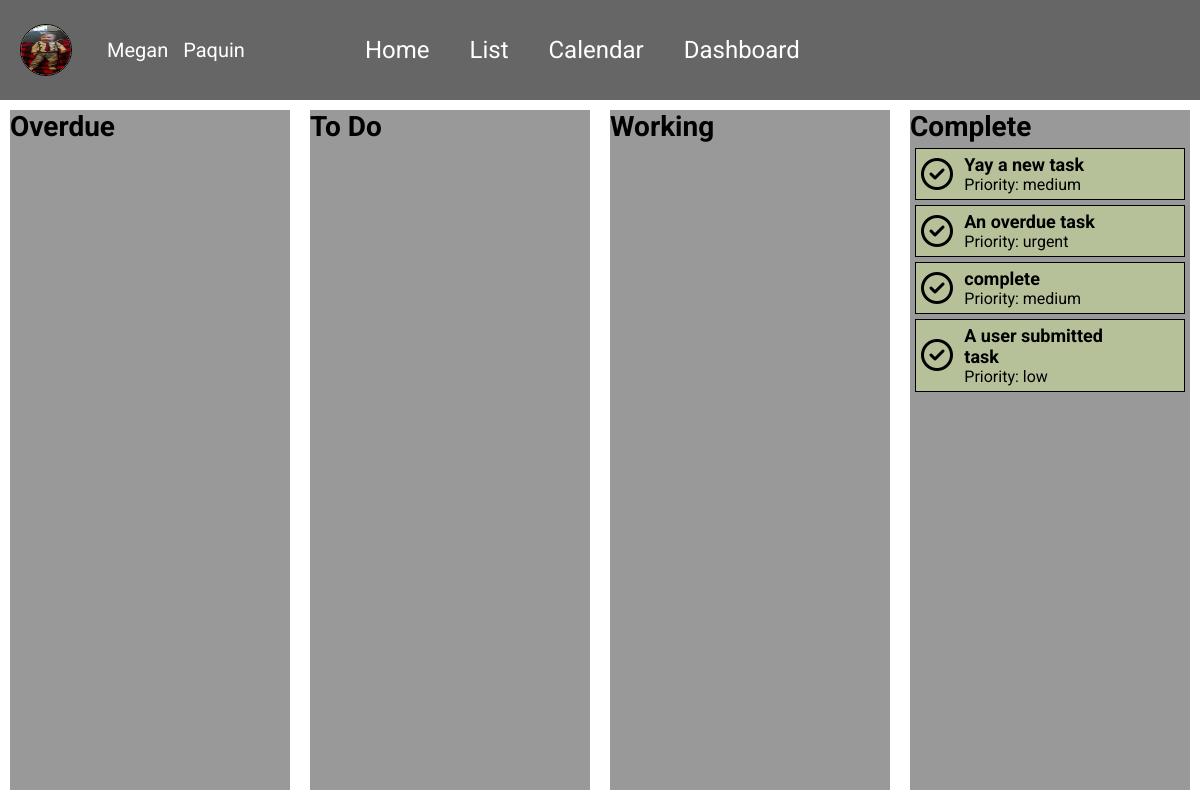
The app's page /list (signed in), older data.
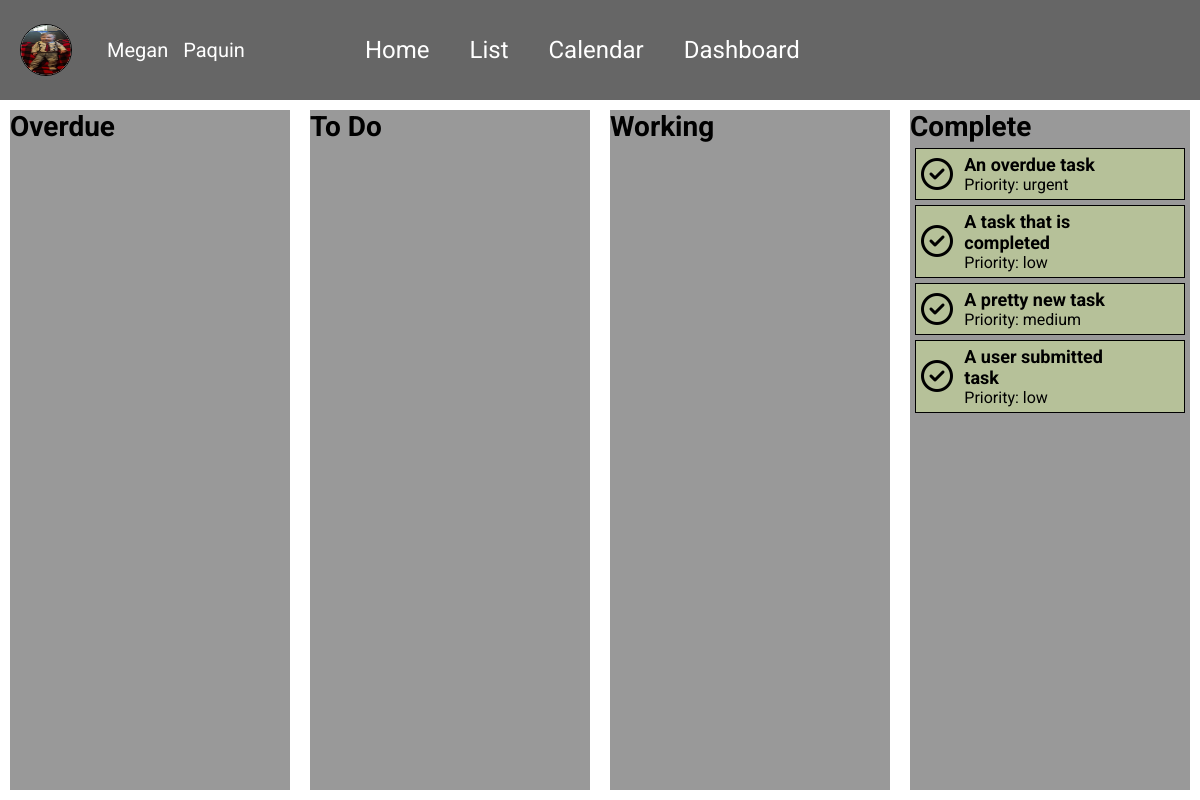
The same page, newer data.
### tasks/models.py (models this page shows, shortened)
class Task(models.Model):
    task_name = models.CharField(max_length=120)
    task_summary = models.TextField()
    task_details = models.TextField()
    created_on = models.DateTimeField(auto_now_add=True)
    deadline_date = models.DateField(_("Date"), default=date.today)
    deadline_time = models.TimeField(default=datetime.datetime.now().strftime('%H:%M'))
    assignee = models.ForeignKey(
        get_user_model(),
        on_delete=models.CASCADE,
        related_name="task_assignee"
    )
    author = models.ForeignKey(
        get_user_model(),
        on_delete=models.CASCADE,
        related_name="task_author"
    )
    status = models.ForeignKey(
        Status,
        on_delete=models.CASCADE,
        blank = True,
        null = True
    )
    project = models.ForeignKey(
        Project,
        on_delete=models.CASCADE,
        blank=True,
        null=True
    )
    priority = models.ForeignKey(
        Priority,
        on_delete=models.CASCADE,
        blank = True,
        null = True
    )

class Priority(models.Model):
    name = models.CharField(max_length=128)
    description = models.CharField(max_length=128)
    def __str__(self):
        return self.name

### pages/views.py (the view)
# urls.py: path('list', ListPageView.as_view(), name="list"),
class ListPageView(TemplateView):
    template_name = "pages/list.html"
    model = Task
    def get_context_data(self, **kwargs):
        context = super().get_context_data(**kwargs)
        assigned = Status.objects.get(name="assigned")
        context['assigned_tasks'] = Task.objects.filter(status=assigned).order_by('deadline_date').reverse().filter(deadline_date__gt=datetime.today()).order_by('priority')
        progress = Status.objects.get(name="in-progress")
        context['progress_tasks'] = Task.objects.filter(status=progress).order_by('deadline_date').reverse().filter(deadline_date__gt=datetime.today())
        complete = Status.objects.get(name="complete")
        context['complete_tasks'] = Task.objects.filter(status=complete).order_by('deadline_date').reverse()
        context['overdue_tasks'] = Task.objects.filter(deadline_date__lt=datetime.today()).filter(~Q(status=complete))
        return context

### templates/pages/list.html (shortened to what this page needs)
{% extends 'base.html' %}
{% load static %}
{% block links %}
    <link rel="stylesheet" href="{% static 'css/list.css' %}" />
{% endblock links %}
{% block contents %}
<div class="row-container">
    <div class="overdue-section">
        <h3>Overdue</h3>
    </div>
    <div class="todo-section">
        <h3>To Do</h3>
    </div>
    <div class="working-section ">
        <h3>Working</h3>
    </div>
    <div class="complete-section">
        <h3>Complete</h3>
        {% for task in complete_tasks %}
            {% if user == task.assignee %}
                <div class="task-complete">
                    <i class="fa-regular fa-circle-check fa-2xl"></i>
                    <div class="row-container">
                        <a href="{% url 'task-detail' task.id %}" class="detail-link">
                            <p class="title">{{ task.task_name }}</p>
                            <p class="priority">Priority: {{ task.priority }}</p>
                        </a>
                    </div>
                </div>
            {% endif %}
        {% endfor %}
    </div>
</div>
{% endblock contents %}

Row changes from the older to the newer data that the page shows:
no longer on this page (row edited): Task: task_name "Yay a new task", priority "medium"
no longer on this page (row edited): Task: task_name "complete", priority "medium"
now on this page (row edited): Task: task_name "A task that is completed", priority "low"
now on this page (row edited): Task: task_name "A pretty new task", priority "medium"
